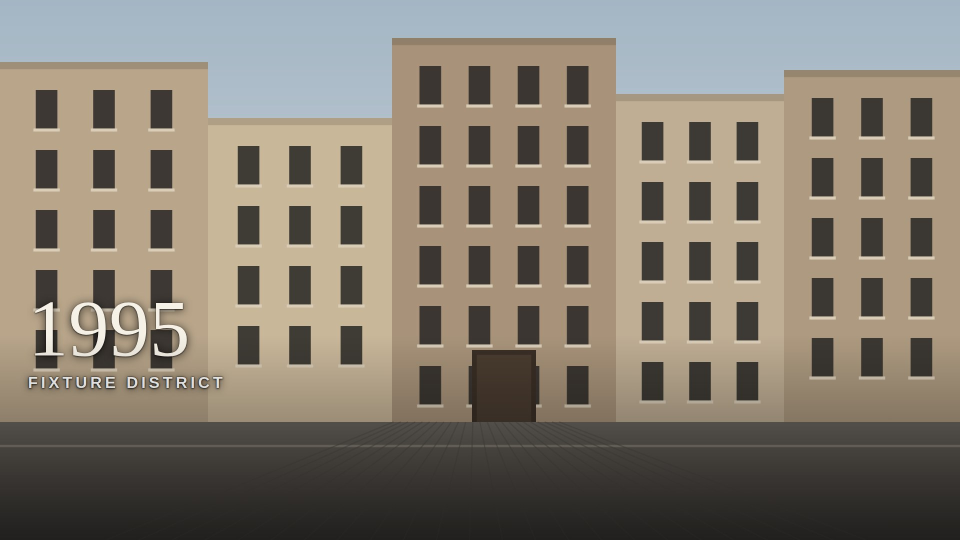
#> input picture docs/quality/cinematic-opening-v6/frames/V6-1-CONTEXT-WIDE-I3.jpg, 1920 x 1080 px (shown at 1/2 size)
$ python -i media_qa.py   (imports and definitions only)
#> lines starting #> are read from the running program, lines starting #| are printed output that depends on the picture
#!/usr/bin/env python3
"""
QA de medios (Paso 4, T-20261019-1553). Sólo numpy + Pillow + ffmpeg/ffprobe (+ tesseract para subtítulos).
Cada comprobación es una aserción; cualquier FAIL ⇒ exit 1.

  motion <mp4> <plan.json> <synth_dir> <out_dir>
      Video de la composición productiva con imágenes texturizadas y dirección conocida (motion-render.ts).
      Mide escala (búsqueda de escala + correlación de fase), traslación, SSIM, mezcla en crossfade y caída a negro.
  reel <mp4> <director.json> <fills.json> <synth_dir> <out_dir> <expected_seconds>
      MP4 final del E2E: ffprobe, decodificación completa, audio no silencioso, imágenes de relleno presentes en sus
      planos (comparación de fotogramas), movimiento por plano según director.json, subtítulos (OCR) = captions.

Umbrales (justificación):
  - push_in: remotion/reel-direction.ts declara escala lineal 1→1.15 en la duración del plano. Entre los instantes
    medidos t1,t2 se espera r=(1+0.15·p2)/(1+0.15·p1). Se exige r_medida−1 ≥ 0.5·(r−1) y ≤ 1.5·(r−1): la mitad del
    zoom declarado como mínimo (tolerancia a compresión CRF 26 y a la discretización de la búsqueda, paso 0.002),
    lo que distingue con holgura un plano estático (r=1) de uno con push-in (r≈1.10 en 3 s).
  - pan: escala 1.12 y translateX 40→−40 px (composición 1080 px) ⇒ dx = −80·1.12·(p2−p1) px. Se exige el signo y
    |dx| ≥ 0.5·|esperado|, con escala estable (|r−1| ≤ 0.01).
  - static: |r−1| ≤ 0.004, |desplazamiento| ≤ 1.5 px y SSIM ≥ 0.97 entre inicio y fin del plano.
  - crossfade: en el punto medio del solape (0.25 s tras el corte) el fotograma se ajusta por mínimos cuadrados como
    a·A+b·B con a,b ∈ [0.2, 0.8]; un corte da b ≥ 0.9.
  - fade: luminancia media en el fotograma del corte ≤ 15 % de la del centro del plano.
  - presencia de imagen: NCC ≥ 0.5 contra la imagen esperada y ≥ 0.15 por encima de cualquier otra sintética.
"""
import json, re, difflib, os, subprocess, sys
import numpy as np
from PIL import Image

CHECKS = []
def check(name, ok, detail=None):
    CHECKS.append({"name": name, "ok": bool(ok), "detail": detail})
    print(("PASS  " if ok else "FAIL  ") + name + ("" if ok else "  " + json.dumps(detail, ensure_ascii=False, default=str)[:500]))

W, H = 540, 960
# [5 lines left out: function frame, not called in this run]
gray = lambda a: a @ np.array([0.299, 0.587, 0.114])

def cover(img_path):
    """La imagen tal como la encuadra object-fit: cover en 1080x1920, a W×H."""
    im = Image.open(img_path).convert("RGB"); w, h = im.size; s = max(1080 / w, 1920 / h)
#> in cover, im is the input picture: PIL image 1920x1080 RGB; mean R, G, B 133.3, 125.2, 112.8
#> after `w, h = im.size`: w = 1920; h = 1080
#> after `s = max(1080 / w, 1920 / h)`: s = 1.78
    im = im.resize((round(w * s), round(h * s)), Image.LANCZOS); w, h = im.size
#> after `w, h = im.size`: w = 3413; h = 1920
    im = im.crop(((w - 1080) // 2, (h - 1920) // 2, (w - 1080) // 2 + 1080, (h - 1920) // 2 + 1920)).resize((W, H), Image.LANCZOS)
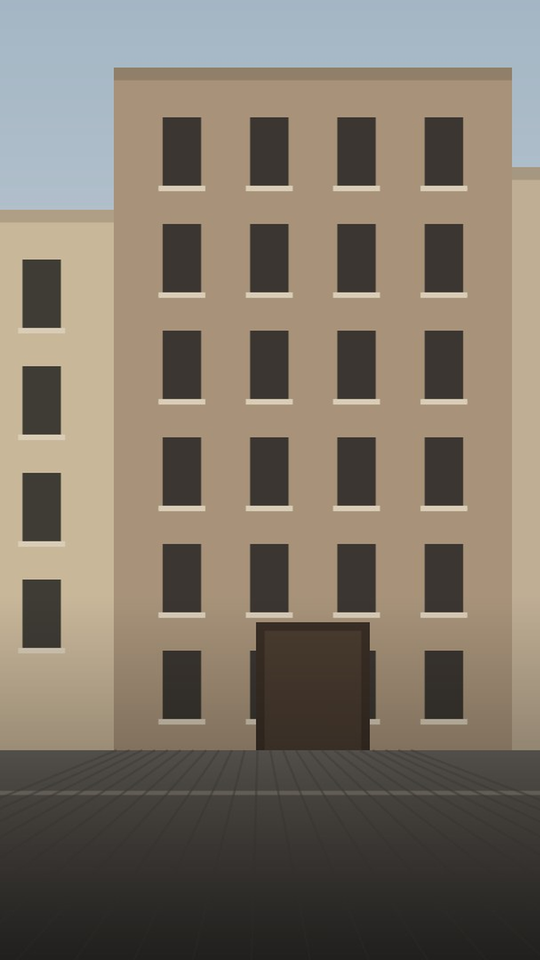
#> im: PIL image 540x960 RGB; mean R, G, B 127.7, 117.9, 104.9
    return np.asarray(im).astype(np.float64)

def ncc(a, b):
    a = a - a.mean(); b = b - b.mean(); d = np.sqrt((a * a).sum() * (b * b).sum())
    return float((a * b).sum() / d) if d else 0.0

# [29 lines left out: functions ssim, phase_shift, zoom, not called in this run]

def roi(a, rows=(0.12, 0.62)):
    """Región central sin bordes ni zona de subtítulos/etiqueta."""
    h, w = a.shape[:2]; return a[int(h * rows[0]): int(h * rows[1]), int(w * 0.12): int(w * 0.88)]

# [137 lines left out: functions estimate, media_basics, audio_level, motion_mode, reel_mode, not called in this run]

def ffmpeg_filter_log(mp4, vf=None, af=None, extra=None):
    args = ["ffmpeg", "-v", "info", "-i", mp4] + (["-vf", vf] if vf else []) + (["-af", af] if af else []) + (extra or []) + ["-f", "null", "-"]
    return subprocess.run(args, capture_output=True).stderr.decode(errors="replace")

SAFE_BOTTOM = 280 - 12
# [134 lines left out: function director_mode, not called in this run]

# [8 lines not run here, left out]

>>> result = cover('../../../docs/quality/cinematic-opening-v6/frames/V6-1-CONTEXT-WIDE-I3.jpg')
